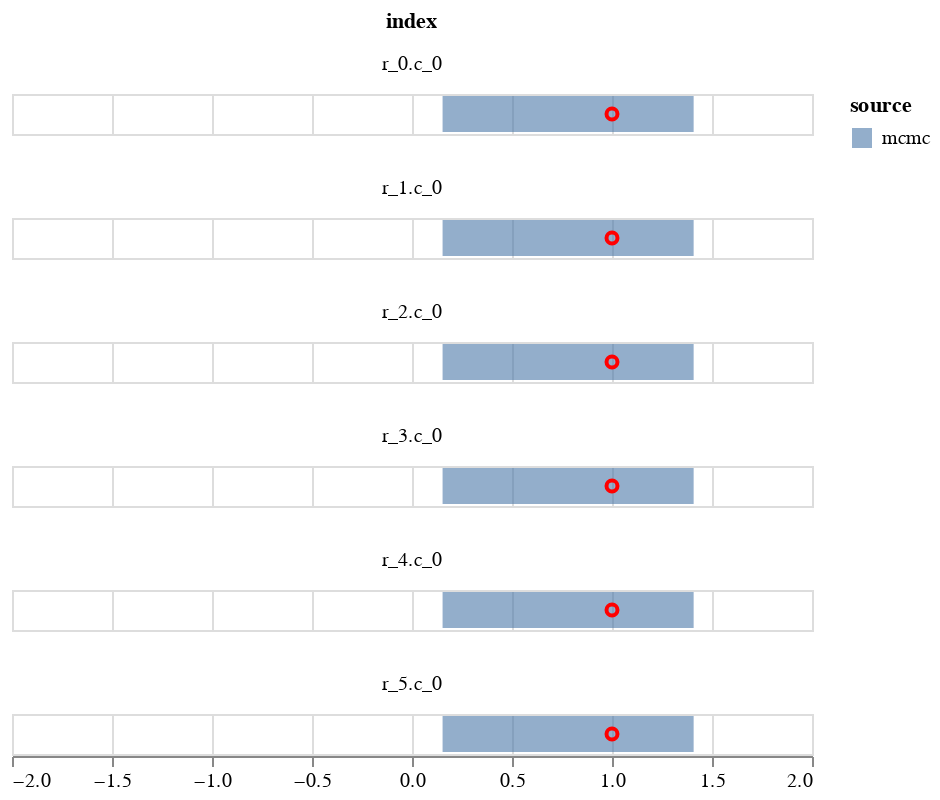

The notebook cell saved with this chart:
### Markdown cell above
## chart overlaying quantiles with real data

### Code cell
param = 'beta'
df = get_post_df(ps[param])
df_quant = df.groupby(['row', 'col'])[['value']].quantile(0.025).reset_index()
df_quant.rename({'value':'q1'}, axis=1, inplace=True)
df_quant2 = df.groupby(['row', 'col'])[['value']].quantile(0.975).reset_index()
df_quant2.rename({'value':'q2'}, axis=1, inplace=True)

df = df_quant.merge(df_quant2, on=['row', 'col'])

# simple quantile chart
df['source'] = 'mcmc'
df['index'] = 'r_' + df.row.astype(str)+'.c_'+df.col.astype(str)
df = df.loc[:,['index', 'q1', 'q2']]
df['source'] = 'mcmc'
dd = pd.DataFrame(exp_data.raw_data['beta'], columns=['data'])
dd['col'] = 0
dd['row'] = np.arange(6)
dd['index'] = 'r_' + dd.row.astype(str)+'.c_'+dd.col.astype(str)
dd = dd.loc[:,['index', 'data']]
plot_data = df.merge(dd, on=['index'])

c1 = alt.Chart(plot_data).mark_bar(opacity=0.6).encode(
    alt.X('q1', title=None,  scale=alt.Scale(domain=[-2,2])),
    alt.X2('q2', title=None),
    alt.Color('source'),    
)
    

c2 = alt.Chart(plot_data).mark_point(opacity=1, color='red').encode(
        alt.X('data', title=None),
)
(c1+c2).facet(
       'index',
    columns=1
    )

### Figure 1 — Vega-Lite specification as saved in the notebook (floating-point values rounded to 4 significant figures)
{"config": {"view": {"continuousWidth": 400, "continuousHeight": 300}}, "data": {"name": "data-695f6db41215485b6b01dfb4636c46df"}, "facet": {"type": "nominal", "field": "index"}, "spec": {"layer": [{"mark": {"type": "bar", "opacity": 0.6}, "encoding": {"color": {"type": "nominal", "field": "source"}, "x": {"type": "quantitative", "field": "q1", "scale": {"domain": [-2, 2]}, "title": null}, "x2": {"field": "q2", "title": null}}}, {"mark": {"type": "point", "color": "red", "opacity": 1}, "encoding": {"x": {"type": "quantitative", "field": "data", "title": null}}}]}, "columns": 1, "$schema": "https://vega.github.io/schema/vega-lite/v4.8.1.json", "datasets": {"data-695f6db41215485b6b01dfb4636c46df": [{"index": "r_0.c_0", "q1": 0.1529, "q2": 1.408, "source": "mcmc", "data": 1.0}, {"index": "r_1.c_0", "q1": 0.1529, "q2": 1.408, "source": "mcmc", "data": 1.0}, {"index": "r_2.c_0", "q1": 0.1529, "q2": 1.408, "source": "mcmc", "data": 1.0}, {"index": "r_3.c_0", "q1": 0.1529, "q2": 1.408, "source": "mcmc", "data": 1.0}, {"index": "r_4.c_0", "q1": 0.1529, "q2": 1.408, "source": "mcmc", "data": 1.0}, {"index": "r_5.c_0", "q1": 0.1529, "q2": 1.408, "source": "mcmc", "data": 1.0}]}}
